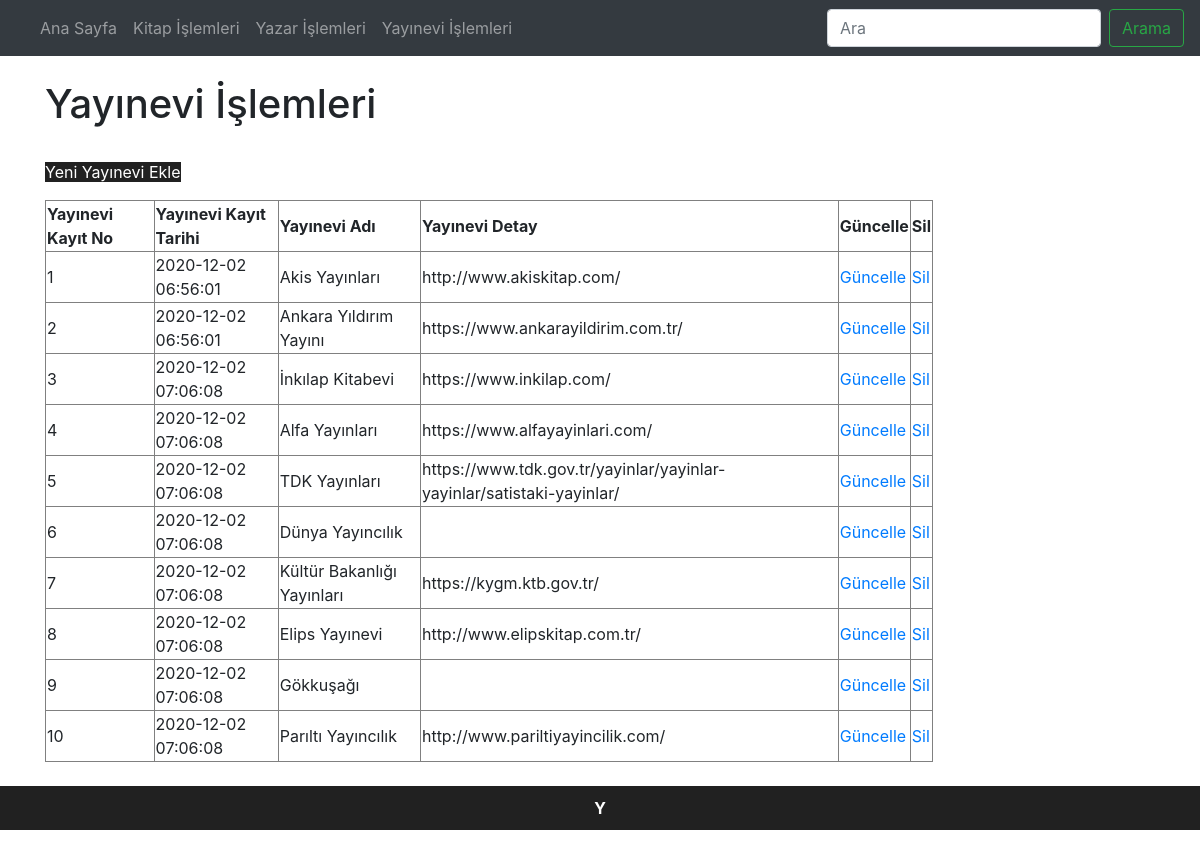
/ecemkara_final/yayinevi.php, run on the app's committed database.
### tables this page shows
CREATE TABLE `yayineviveri` (
  `YayineviNo` int(11) NOT NULL COMMENT 'Yayınevi numarası girilecek (otomatik artan)',
  `YayineviKayitTarihi` timestamp NOT NULL DEFAULT CURRENT_TIMESTAMP,
  `YayineviAdi` varchar(75) NOT NULL COMMENT 'Yayınevinin adı yazılacak',
  `YayineviWebSitesi` varchar(150) DEFAULT NULL COMMENT 'Yayınevinin web adresi girilecek',
  `YayineviMailAdresi` varchar(40) DEFAULT NULL COMMENT 'Yayınevinin e posta adresi girilecek'
);

### ecemkara_final/yayinevi.php (the view, shortened to what this page needs)
<?php
require_once("baglanti.php");
$sorgu = mysqli_query($baglanti, "SELECT * FROM yayineviveri");
?>
<!DOCTYPE html>
<html lang="tr"><head><meta http-equiv="Content-Type" content="text/html; charset=UTF-8">
<link href="bootstrap.min.css" rel="stylesheet">
    <link href="./katalog_files/navbar-top.css" rel="stylesheet">
  </head>
  <body>
    <nav class="navbar navbar-expand-md navbar-dark bg-dark mb-4">
  <div class="collapse navbar-collapse" id="navbarCollapse">
    <ul class="navbar-nav mr-auto">
      <li class="nav-item">
        <a class="nav-link" href="index.php">Ana Sayfa </a>
      </li>
      <li class="nav-item">
        <a class="nav-link" href="kitap.php">Kitap İşlemleri</a>
      </li>
      <li class="nav-item">
        <a class="nav-link" href="yazar.php">Yazar İşlemleri</a>
      </li>
      <li class="nav-item">
        <a class="nav-link" href="yayinevi.php">Yayınevi İşlemleri</a>
      </li>
    </ul>
    <form class="form-inline mt-2 mt-md-0">
      <input class="form-control mr-sm-2" type="text" placeholder="Ara" aria-label="Search">
      <button class="btn btn-outline-success my-2 my-sm-0" type="submit">Arama</button>
    </form>
  </div>
</nav>
<main role="main" class="container">
<h1>Yayınevi İşlemleri</h1>
    <br>
<p><a href="yayinevi_ekle.php" style="text-align:center;background-color:#212121; color: white">Yeni Yayınevi Ekle</a></p>
<?php
echo("<table border=1 width=80%>");
    echo("<tr>");
    echo("<td><b>Yayınevi Kayıt No</b></td>");
    echo("<td><b>Yayınevi Kayıt Tarihi</b></td>");
    echo("<td><b>Yayınevi Adı</b></td>");
    echo("<td><b>Yayınevi Detay</b></td>");
    echo("<td><b>Güncelle</b></td>");
    echo("<td><b>Sil</b></td>");
    echo("</tr>");
while($satir = mysqli_fetch_assoc($sorgu)){
    echo("<tr>");
    echo("<td>".$satir["YayineviNo"]."</td>");
    echo("<td>".$satir["YayineviKayitTarihi"]."</td>");
    echo("<td>".$satir["YayineviAdi"]."</td>");
    echo("<td>".$satir["YayineviWebSitesi"]."</td>");
    echo("<td><a href='yayinevi_guncellenecek.php?YayineviNo=".$satir["YayineviNo"]."'>Güncelle</a></td>");
    echo("<td><a href='yayinevi_sil.php?YayineviNo=".$satir["YayineviNo"]."'>Sil</a></td>");
    echo("</tr>");
            }
echo("</table>");
?>
</main>
<br>
<footer style="text-align:center;background-color:#212121; color: white;padding:10px"><b>Y</b></footer>
</body></html>

### ecemkara_final/navbar-top.css (style rules this page uses)
body { min-height: 75rem; }

### data on the page
yayineviveri: YayineviNo "1", YayineviKayitTarihi "2020-12-02 06:56:01", YayineviAdi "Akis Yayınları", YayineviWebSitesi "http://www.akiskitap.com/"
yayineviveri: YayineviNo "2", YayineviKayitTarihi "2020-12-02 06:56:01", YayineviAdi "Ankara Yıldırım Yayını", YayineviWebSitesi "https://www.ankarayildirim.com.tr/"
yayineviveri: YayineviNo "3", YayineviKayitTarihi "2020-12-02 07:06:08", YayineviAdi "İnkılap Kitabevi", YayineviWebSitesi "https://www.inkilap.com/"
yayineviveri: YayineviNo "4", YayineviKayitTarihi "2020-12-02 07:06:08", YayineviAdi "Alfa Yayınları", YayineviWebSitesi "https://www.alfayayinlari.com/"
yayineviveri: YayineviNo "5", YayineviKayitTarihi "2020-12-02 07:06:08", YayineviAdi "TDK Yayınları", YayineviWebSitesi "https://www.tdk.gov.tr/yayinlar/yayinlar-yayinlar/satistaki-yayinlar/"
yayineviveri: YayineviNo "6", YayineviKayitTarihi "2020-12-02 07:06:08", YayineviAdi "Dünya Yayıncılık"
yayineviveri: YayineviNo "7", YayineviKayitTarihi "2020-12-02 07:06:08", YayineviAdi "Kültür Bakanlığı Yayınları", YayineviWebSitesi "https://kygm.ktb.gov.tr/"
yayineviveri: YayineviNo "8", YayineviKayitTarihi "2020-12-02 07:06:08", YayineviAdi "Elips Yayınevi", YayineviWebSitesi "http://www.elipskitap.com.tr/"
yayineviveri: YayineviNo "9", YayineviKayitTarihi "2020-12-02 07:06:08", YayineviAdi "Gökkuşağı"
yayineviveri: YayineviNo "10", YayineviKayitTarihi "2020-12-02 07:06:08", YayineviAdi "Parıltı Yayıncılık", YayineviWebSitesi "http://www.pariltiyayincilik.com/"
